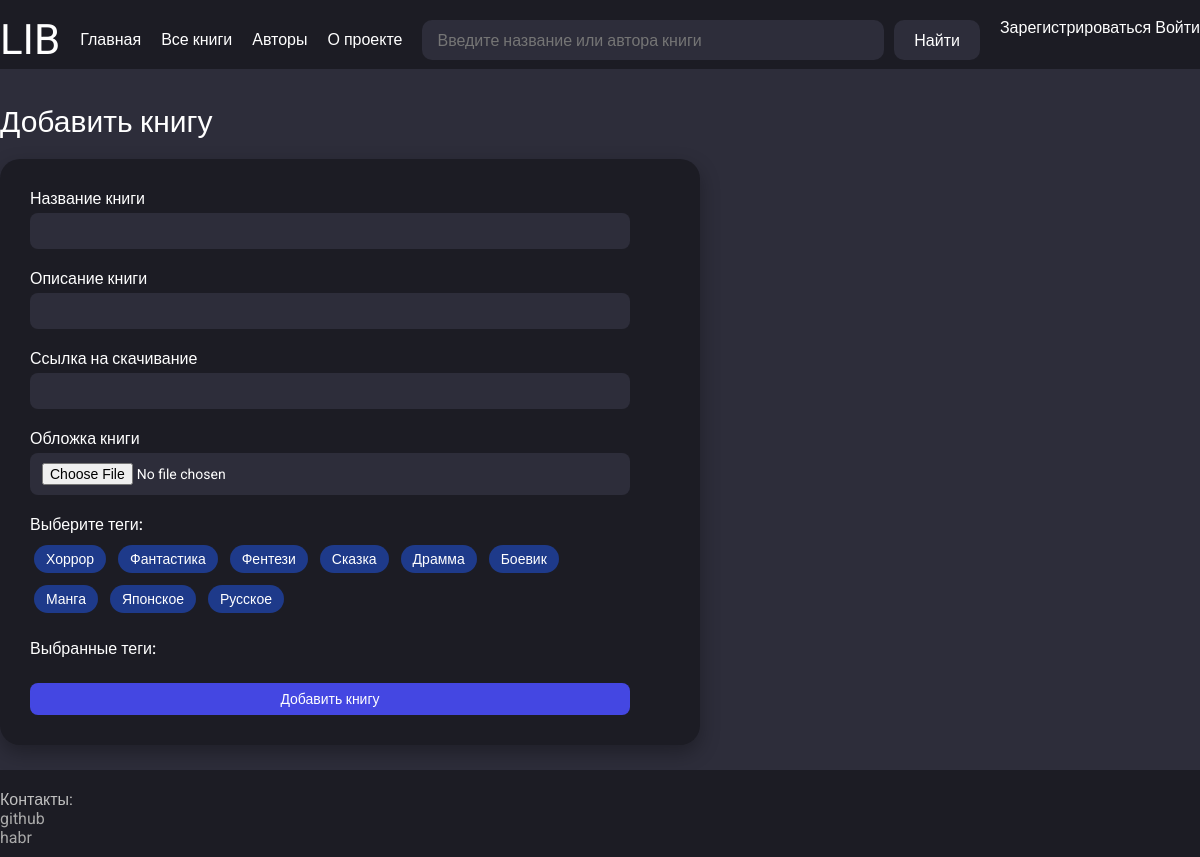
Before: /books/add_book with the older database file.
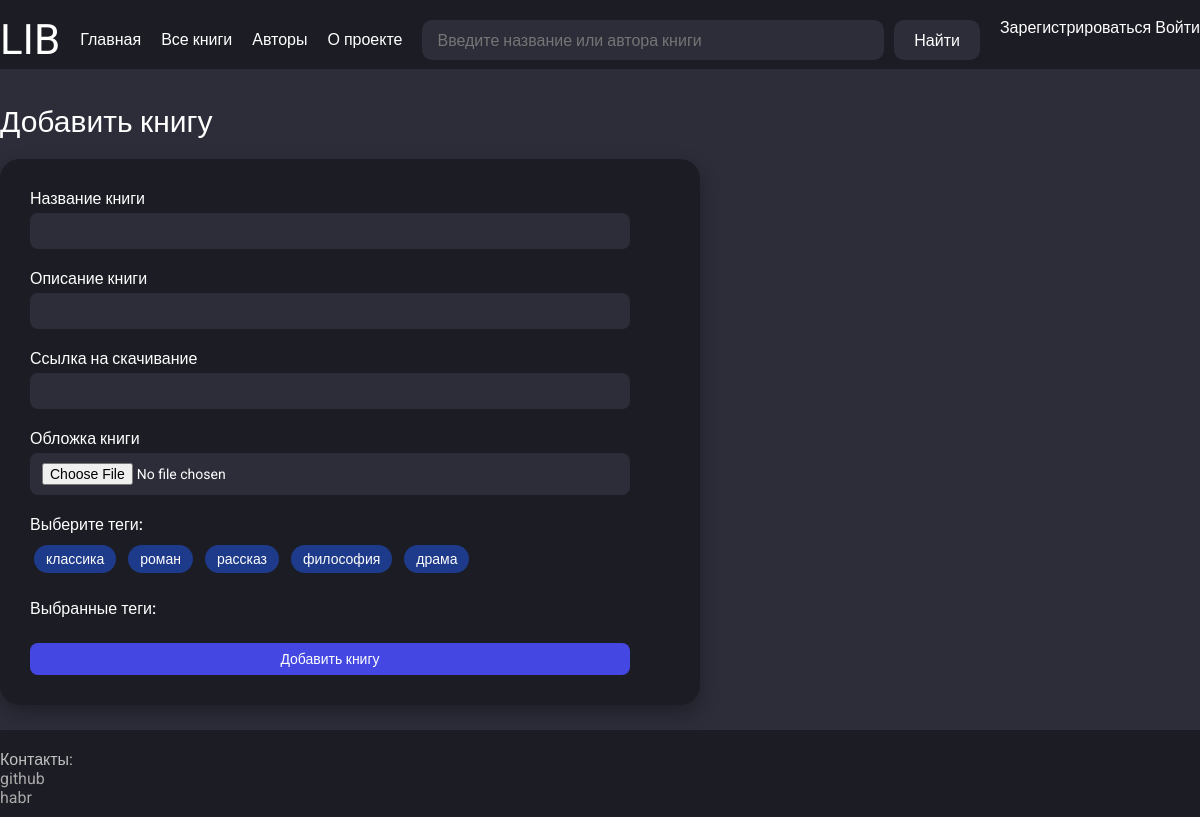
After: the same page with the newer database file.
### app/models.py (models this page shows, shortened)
class Tag(db.Model):
    __tablename__ = "tags"
    id = sa.Column(sa.Integer, primary_key=True, autoincrement=True)
    name = sa.Column(sa.String(30), nullable=False, index=True)
    books = so.relationship("Book", secondary=books_tags, back_populates="tags")

### app/routes.py (the view, shortened to what this page needs)
@app.route("/books/add_book", methods=["GET", "POST"])
def add_book():
    form = AddBookForm()
    available_tags = [tag.name for tag in get_all_tags()]
    form.tags.choices = [(tag, tag) for tag in available_tags]
    params = {"title": "Добавить книгу",
              "local_css_file": "book.css",
              "form": form,
              "available_tags": available_tags}
    return render_template("create_book.html", **params)

### app/forms.py
class AddBookForm(FlaskForm):
    title = StringField("Название книги", validators=[DataRequired(), Length(3, 98)])
    description = StringField("Описание книги", validators=[DataRequired(), Length(min=10)])
    link_to_download = StringField("Ссылка на скачивание")
    book_photo = FileField("Обложка книги")
    authors = FieldList(FormField(AuthorForm), min_entries=1) # Минимум 1 поле для автора
    tags = MultiCheckboxField("Теги", choices=[])  # choices зададим в маршруте

class AuthorForm(FlaskForm):
    class Meta:
        csrf = False  # отключаем CSRF для вложенной формы
    name = StringField("Введите ФИО автора (через пробел)")

### app/services.py (called while the page is built)
def get_all_tags():
    return db.session.query(Tag).all()

### app/templates/create_book.html (shortened to what this page needs)
{% extends "base.html" %}
{% block content %}
<div class="book-detail-section-for-add">
    <form method="POST" enctype="multipart/form-data" class="add-book-form">
        <div class="form-group">
            {{ form.title.label(class="form-label") }}
            {{ form.title(class="form-input") }}
        </div>
        <div class="form-group">
            {{ form.description.label(class="form-label") }}
            {{ form.description(class="form-input") }}
        </div>
        <div class="form-group">
            {{ form.link_to_download.label(class="form-label") }}
            {{ form.link_to_download(class="form-input") }}
        </div>
        <div class="form-group">
            {{ form.book_photo.label(class="form-label") }}
            {{ form.book_photo(class="form-input") }}
        </div>
       <div class="form-group">
            <label class="form-label">Выберите теги:</label>
            <div id="available-tags">
                {% for tag in available_tags %}
                    <span class="tag-option" data-tag="{{ tag }}">{{ tag }}</span>
                {% endfor %}
            </div>
        </div>
        <div class="form-group">
            <label class="form-label">Выбранные теги:</label>
        </div>
        <button type="submit" class="book-card-button">Добавить книгу</button>
    </form>
</div>
{% endblock %}

Changed rows visible on the page:
removed Tag: name "Боевик"
removed Tag: name "Манга"
removed Tag: name "Японское"
removed Tag: name "Русское"
changed Tag: name "Хоррор" → "классика"
changed Tag: name "Фантастика" → "роман"
changed Tag: name "Фентези" → "рассказ"
changed Tag: name "Сказка" → "философия"
changed Tag: name "Драмма" → "драма"
